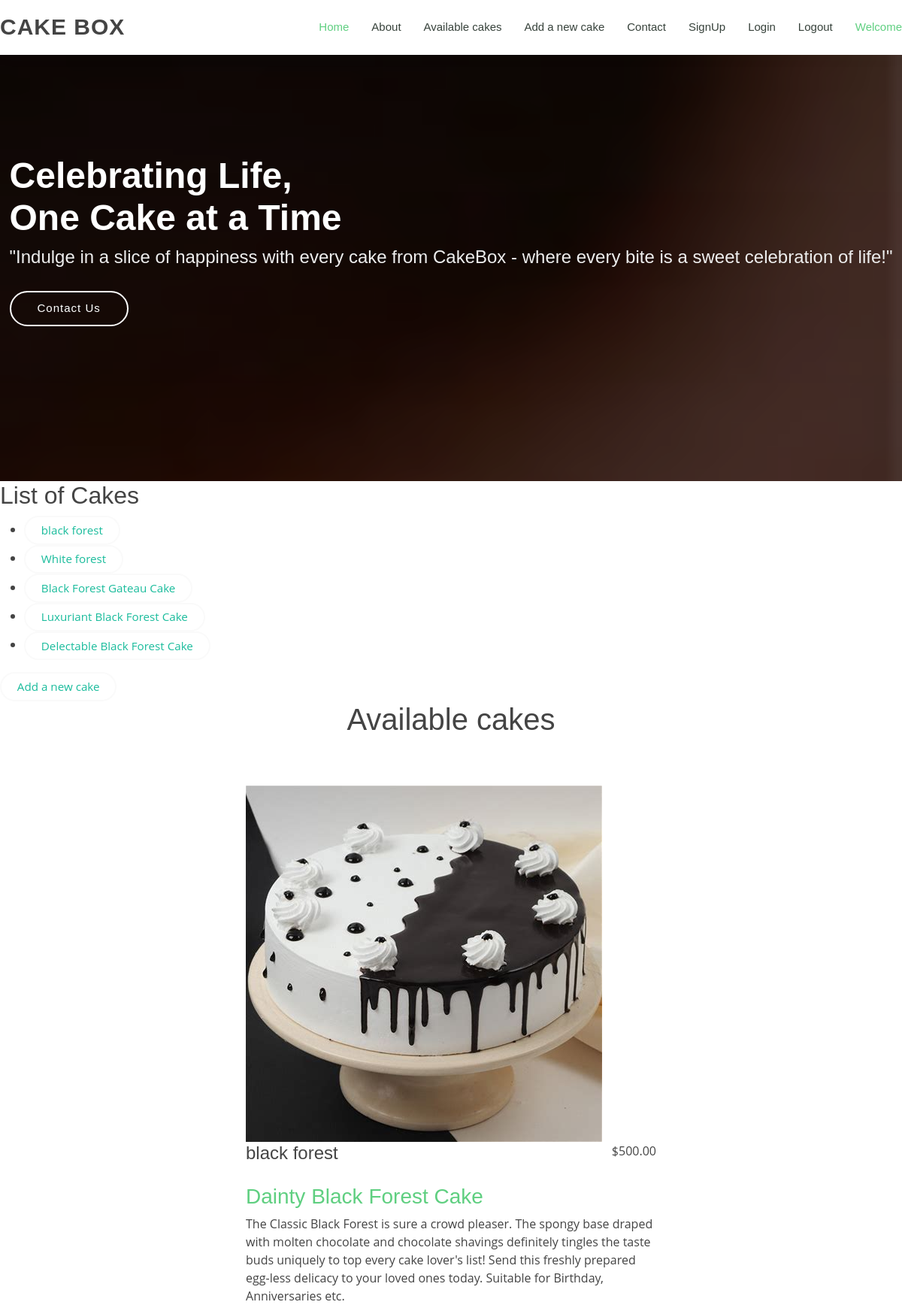
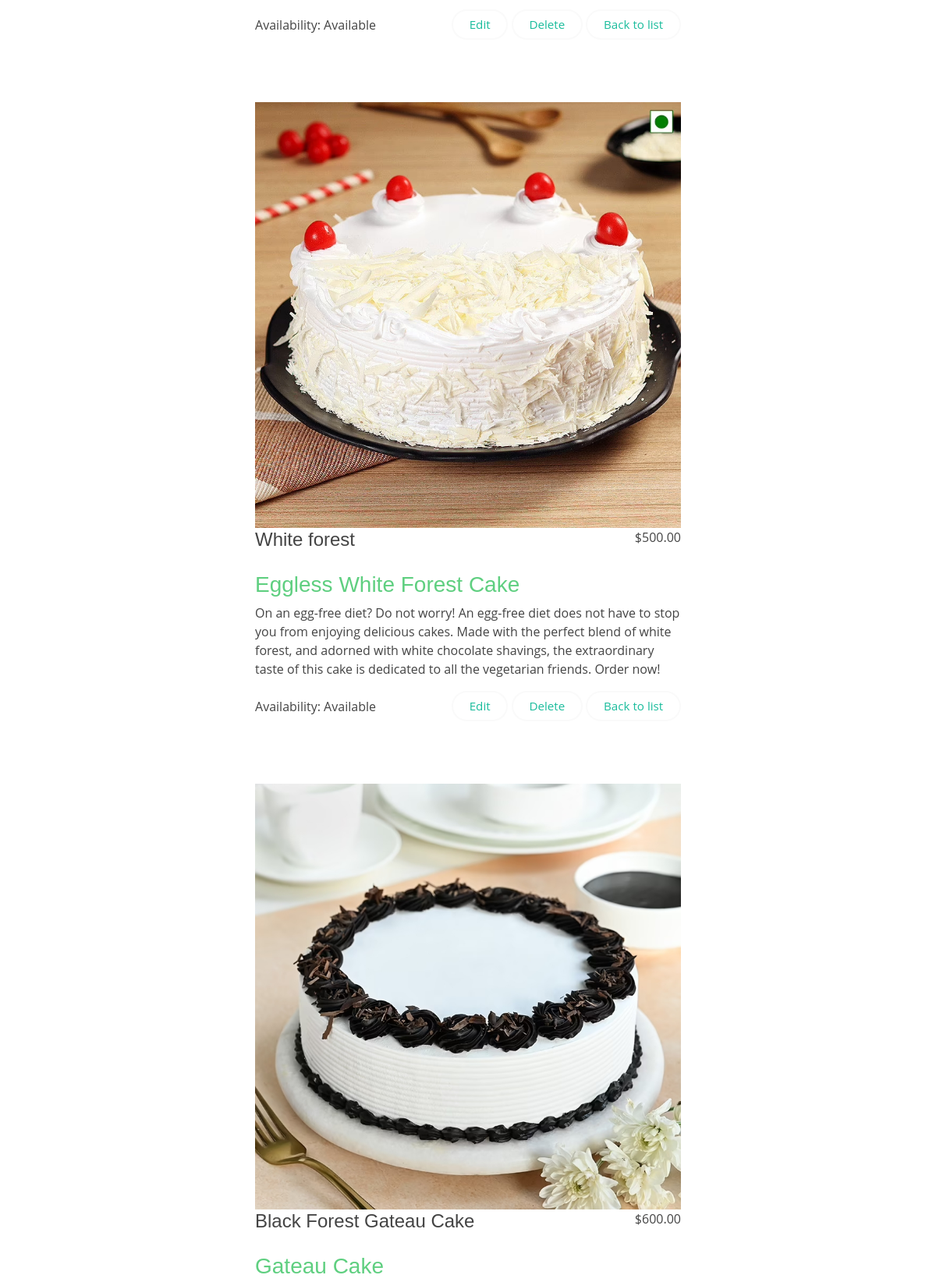
The page / (upper part) on the database its author committed (2 pictures, top to bottom).
### cake/models.py (models this page shows, shortened)
class Cake(models.Model):
    name = models.CharField(max_length=255)
    description = models.TextField()
    image = models.ImageField(upload_to='cakes')
    price = models.DecimalField(max_digits=6, decimal_places=2)
    category = models.CharField(max_length=255)
    availability = models.BooleanField(default=True)

### cake/views.py (the view)
# urls.py: path('', home_cakes, name='list_cakes'),
def home_cakes(request):
    cakes = Cake.objects.all()
    return render(request, 'homes.html', {'cakes': cakes})

### cake/templates/homes.html (shortened to what this page needs)
<!doctype html>
{% load static %}
<html lang="en">
  <head>
    <link rel="stylesheet" href="{% static 'css/bootstrap.css' %}">
    <link rel="stylesheet" href="{% static 'css/style.css' %}">
  </head>
  <body>
        <header id="header" class="fixed-top">
              <div class="d-flex align-items-center">
                <h1 class="logo me-auto"><a href="{% url 'list_cakes' %}"></a>Cake Box</h1>
                    <nav id="navbar" class="navbar order-last order-lg-0">
                      <ul>
                      <li><a class="active" href="{% url 'list_cakes' %}">Home</a></li>
                      <li><a href="{% url 'about' %}">About</a></li>
                      <li><a href="{% url 'all_cakes' %}">Available cakes</a></li>
                      <li><a href="{% url 'create_cake' %}">Add a new cake</a></li>
                      <li><a href="{% url 'contact' %}">Contact</a></li>
                      <li><a href="{% url 'signup' %}">SignUp</a></li>
                      <li><a href="{% url 'login' %}">Login</a></li>
                      <li><a href="{% url 'logout' %}">Logout</a></li>
                      <li><a class="active" href="{% url 'list_cakes' %}"> Welcome {{user.username}}</a></li>
                      </ul>
                  </nav>
            </div>
          </header>
                  <section id="hero" class="d-flex justify-content-center align-items-center">
                    <div class=" position-relative" data-aos="zoom-in" data-aos-delay="100">
                      <h1>Celebrating Life, <br>One Cake at a Time</h1>
                      <h2>"Indulge in a slice of happiness with every cake from CakeBox - where every bite is a sweet celebration of life!"</h2>
                      <a href="{% url 'contact' %}" class="btn-get-started">Contact Us</a>
                    </div>
                  </section>
              <div class="list" >
                    <div class= "list-cakes">
                        <h2>List of Cakes</h2>
                        <ul>
                          {% for cake in cakes %}
                                <li><a class="btn" href="{% url 'view_cake' pk=cake.pk %}">{{ cake.name }}</a></li>
                            {% empty %}
                                <li/>
                          {% endfor %}
                        </ul>
                        <a  class="btn" href="{% url 'create_cake' %}">Add a new cake</a>
                   </div>
              </div>
       <div>
        <h1 class="text-center">Available cakes</h1>
       </div>
 {% for cake in cakes %}
 <div class="container">
     <div class="row mt-3 ">
         <div class="col-lg-6 col-md-6 d-flex align-items-stretch mt-4 mt-md-5 mx-auto ">
             <div class="course-item ">
                 <img src="{{ cake.image.url }}" alt="{{ cake.name }}" class="img-fluid mr-0" alt="...">
                 <div class="course-content">
                 <div class="d-flex justify-content-between align-items-center mb-3">
                     <h4>{{ cake.name }}</h4>
                     <p class="price ">${{ cake.price }}</p>
                 </div>
                 <h3><a href="course-details.html">{{ cake.category }}</a></h3>
                 <p>{{ cake.description }}</p>
                 <div class="trainer d-flex justify-content-between align-items-center">
                     <div class="trainer-profile d-flex align-items-center">
                         {% if cake.availability %}
                         <p>Availability: Available</p>
                         {% else %}
                         <p>Availability: Out of Stock</p>
                     {% endif %}
                     </div>
                     <div>
                         <a class="btn btn-dark" href="{% url 'update_cake' pk=cake.pk %}">Edit</a>
                         <a class="btn btn-dark" href="{% url 'delete_cake' pk=cake.pk %}">Delete</a>
                         <a class="btn btn-dark" href="{% url 'list_cakes' %}">Back to list</a>
                     </div>
                 </div>
                 </div>
             </div>
     </div>
</div>
</div>
{% endfor %}
  </body>
</html>

### cake/static/css/style.css (style rules this page uses)
body { font-family: "Open Sans", sans-serif; color: #444444; overflow-y: scroll; }
a { color: #5fcf80; text-decoration: none; }
h1, h2, h3, h4, h5, h6 { font-family: "Raleway", sans-serif; }
#header { background: #fff; transition: all 0.5s; z-index: 997; padding: 15px 0; box-shadow: 0px 0 18px rgba(55, 66, 59, 0.08); }
#header .logo { font-size: 30px; margin: 0; padding: 0; line-height: 1; font-weight: 600; letter-spacing: 1px; text-transform: uppercase; font-family: "Poppins", sans-serif; }
.navbar { padding: 0; }
.navbar ul { margin: 0; padding: 0; display: flex; list-style: none; align-items: center; }
.navbar li { position: relative; }
.navbar a, .navbar a:focus { display: flex; align-items: center; justify-content: space-between; padding: 10px 0 10px 30px; font-family: "Poppins", sans-serif; font-size: 15px; font-weight: 500; color: #37423b; white-space: nowrap; transition: 0.3s; }
.navbar a:hover, .navbar .active, .navbar .active:focus, .navbar li:hover>a { color: #5fcf80; }
#hero { width: 100%; height: 80vh; background: url("../images/cupcakes.jpg") top center; background-size: cover; position: relative; }
#hero:before { content: ""; background: rgba(0, 0, 0, 0.4); position: absolute; bottom: 0; top: 0; left: 0; right: 0; }
#hero h1 { margin: 0; font-size: 48px; font-weight: 700; line-height: 56px; color: #fff; font-family: "Poppins", sans-serif; }
#hero h2 { color: #eee; margin: 10px 0 0 0; font-size: 24px; }
#hero .btn-get-started { font-family: "Raleway", sans-serif; font-weight: 500; font-size: 15px; letter-spacing: 1px; display: inline-block; padding: 10px 35px; border-radius: 50px; transition: 0.5s; margin-top: 30px; border: 2px solid #fff; color: #fff; }
@media (min-width: 1024px) { #hero { background-attachment: fixed; } }
section { padding: 60px 0; overflow: hidden; }
.btn { padding: 0.6rem 1.3rem; background-color: #fff; border: 2px solid #fafafa; font-size: 0.95rem; color: #1abc9c; line-height: 1; border-radius: 25px; outline: none; cursor: pointer; transition: 0.3s; margin: 0; }

### rows shown on the page
Cake: name "black forest", image (picture), price "500.00", category "Dainty Black Forest Cake", description "The Classic Black Forest is sure a crowd pleaser. The spongy base draped with molten chocolate and chocolate shavings definitely tingles the taste buds uniquely to top every cake lover's list! Send this freshly prepared egg-less delicacy to your loved ones today. Suitable for Birthday, Anniversaries etc.", availability "Availability: Available"
Cake: name "White forest", image (picture), price "500.00", category "Eggless White Forest Cake", description "On an egg-free diet? Do not worry! An egg-free diet does not have to stop you from enjoying delicious cakes. Made with the perfect blend of white forest, and adorned with white chocolate shavings, the extraordinary taste of this cake is dedicated to all the vegetarian friends. Order now!", availability "Availability: Available"
Cake: name "Black Forest Gateau Cake", image (picture), price "600.00", category "Gateau Cake"
Cake: name "Luxuriant Black Forest Cake"
Cake: name "Delectable Black Forest Cake"
